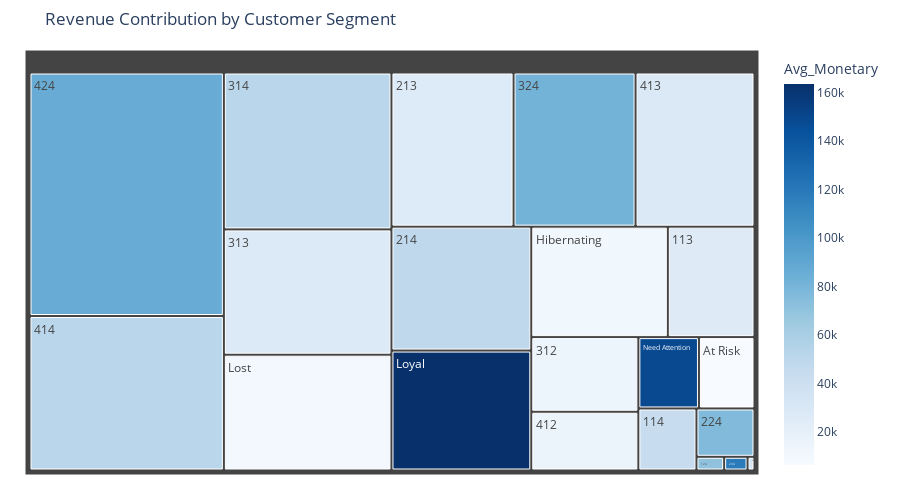

The code cell stored with this chart in its notebook:
### Markdown cell above
Customer Segmentation Analysis

### Code cell
### Customer Segmentation Analysis
# RFM Segment Analysis
segment_analysis = df.groupby('Segment').agg(
    Customers=('User_ID', 'nunique'),
    Revenue=('Amount', 'sum'),
    Avg_Recency=('Recency', 'mean'),
    Avg_Frequency=('Frequency', 'mean'),
    Avg_Monetary=('Monetary', 'mean')
).reset_index().sort_values('Revenue', ascending=False)

fig = px.treemap(
    segment_analysis, 
    path=['Segment'], 
    values='Revenue',
    color='Avg_Monetary', 
    color_continuous_scale='Blues',
    title='Revenue Contribution by Customer Segment',
    hover_data=['Customers', 'Avg_Recency', 'Avg_Frequency']
)
fig.update_layout(
    margin=dict(t=50, l=25, r=25, b=25),
    height=500
)
fig.show()

# K-Means Clustering
cluster_features = df[['Amount', 'Orders', 'Age']].dropna()
scaler = StandardScaler()
scaled_features = scaler.fit_transform(cluster_features)

# Find optimal clusters using elbow method
inertia = []
max_clusters = min(10, len(cluster_features)-1)
for k in range(1, max_clusters):
    kmeans = KMeans(n_clusters=k, random_state=42, n_init=10)
    kmeans.fit(scaled_features)
    inertia.append(kmeans.inertia_)

fig = go.Figure(data=go.Scatter(x=list(range(1, max_clusters)), y=inertia, mode='lines+markers'))
fig.update_layout(
    title='Elbow Method for Optimal Cluster Number',
    xaxis_title='Number of Clusters',
    yaxis_title='Inertia',
    template='plotly_white'
)
fig.show()

# Apply K-Means
optimal_clusters = 4
kmeans = KMeans(n_clusters=optimal_clusters, random_state=42, n_init=10)
df['Cluster'] = kmeans.fit_predict(scaled_features)

# Visualize clusters (with sampling)
sample_df = df.sample(min(1000, len(df)), random_state=42) if len(df) > 1000 else df

fig = px.scatter_3d(
    sample_df, 
    x='Amount', 
    y='Orders', 
    z='Age',
    color='Cluster', 
    symbol='Gender',
    hover_name='Cust_name',
    title='Customer Segmentation: Spending vs Orders vs Age',
    color_discrete_sequence=px.colors.qualitative.Pastel,
    height=700
)
fig.update_layout(
    scene=dict(
        xaxis_title='Spending (₹)',
        yaxis_title='Orders',
        zaxis_title='Age'
    ),
    legend=dict(orientation="h", yanchor="bottom", y=1.02, xanchor="right", x=1),
    margin=dict(l=0, r=0, b=0, t=30)
)
fig.show()

# Cluster analysis
cluster_summary = df.groupby('Cluster').agg({
    'Amount': 'mean',
    'Orders': 'mean',
    'Age': 'mean',
    'User_ID': 'count',
    'Premium_Customer': lambda x: (x == 'Yes').mean()
}).rename(columns={'User_ID': 'Count', 'Premium_Customer': 'Premium_Pct'})

print("\nCluster Summary:")
display(cluster_summary)

### Figure 1 — Plotly figure (JSON) as saved in the notebook; plotly's stock layout.template omitted (floating-point values rounded to 4 significant figures)
{"data": [{"branchvalues": "total", "customdata": [["208", "15.979891304347825", "9.138043478260869", 86460.0], ["220", "17.31220435193945", "5.02081362346263", 51310.0], ["192", "60.49607182940516", "4.885521885521886", 51870.0], ["285", "65.527446300716", "3.295942720763723", 27860.0], ["759", "265.09364548494983", "1.3433667781493868", 10110.0], ["268", "136.24028776978417", "2.9424460431654675", 26740.0], ["88", "61.5026525198939", "8.877984084880637", 81560.0], ["242", "17.1754617414248", "3.480211081794195", 28630.0], ["133", "129.41591320072334", "4.3851717902350815", 49160.0], ["39", "13.147487844408428", "16.3322528363047", 163400.0], ["519", "140.3314606741573", "1.6235955056179776", 11590.0], ["142", "243.36148648648648", "2.439189189189189", 25830.0], ["202", "63.930939226519335", "2.0497237569060776", 14890.0], ["155", "18.332129963898918", "2.104693140794224", 15320.0], ["11", "57.66459627329193", "14.962732919254659", 148600.0], ["241", "45.74368231046932", "1.288808664259928", 6301.0], ["30", "216.85321100917432", "3.8990825688073394", 44560.0], ["14", "116.30909090909091", "8.072727272727272", 76270.0], ["2", "198.8", "7.533333333333333", 70510.0], ["1", "100.0", "13.0", 118260], ["1", "82.0", "7.0", 35064]], "domain": {"x": [0, 1], "y": [0, 1]}, "hovertemplate": "labels=%{label}<br>Revenue=%{value}<br>parent=%{parent}<br>id=%{id}<br>Customers=%{customdata[0]}<br>Avg_Recency=%{customdata[1]}<br>Avg_Frequency=%{customdata[2]}<br>Avg_Monetary=%{color}<extra></extra>", "ids": ["424", "414", "314", "313", "Lost", "213", "324", "413", "214", "Loyal", "Hibernating", "113", "312", "412", "Need Attention", "At Risk", "114", "224", "124", "234", "323"], "labels": ["424", "414", "314", "313", "Lost", "213", "324", "413", "214", "Loyal", "Hibernating", "113", "312", "412", "Need Attention", "At Risk", "114", "224", "124", "234", "323"], "marker": {"coloraxis": "coloraxis", "colors": [86460.0, 51310.0, 51870.0, 27860.0, 10110.0, 26740.0, 81560.0, 28630.0, 49160.0, 163400.0, 11590.0, 25830.0, 14890.0, 15320.0, 148600.0, 6301.0, 44560.0, 76270.0, 70510.0, 118300.0, 35060.0]}, "name": "", "parents": ["", "", "", "", "", "", "", "", "", "", "", "", "", "", "", "", "", "", "", "", ""], "type": "treemap", "values": [17430000.0, 11060000.0, 9681000.0, 7734000.0, 7146000.0, 6932000.0, 6924000.0, 6753000.0, 6379000.0, 6174000.0, 5553000.0, 3524000.0, 2944000.0, 2316000.0, 1592000.0, 1459000.0, 1327000.0, 1032000.0, 139800.0, 118300.0, 35060.0]}], "layout": {"coloraxis": {"colorbar": {"title": {"text": "Avg_Monetary"}}, "colorscale": [[0, "rgb(247,251,255)"], [0.125, "rgb(222,235,247)"], [0.25, "rgb(198,219,239)"], [0.375, "rgb(158,202,225)"], [0.5, "rgb(107,174,214)"], [0.625, "rgb(66,146,198)"], [0.75, "rgb(33,113,181)"], [0.875, "rgb(8,81,156)"], [1, "rgb(8,48,107)"]]}, "height": 500, "legend": {"tracegroupgap": 0}, "margin": {"b": 25, "l": 25, "r": 25, "t": 50}, "title": {"text": "Revenue Contribution by Customer Segment"}}}
